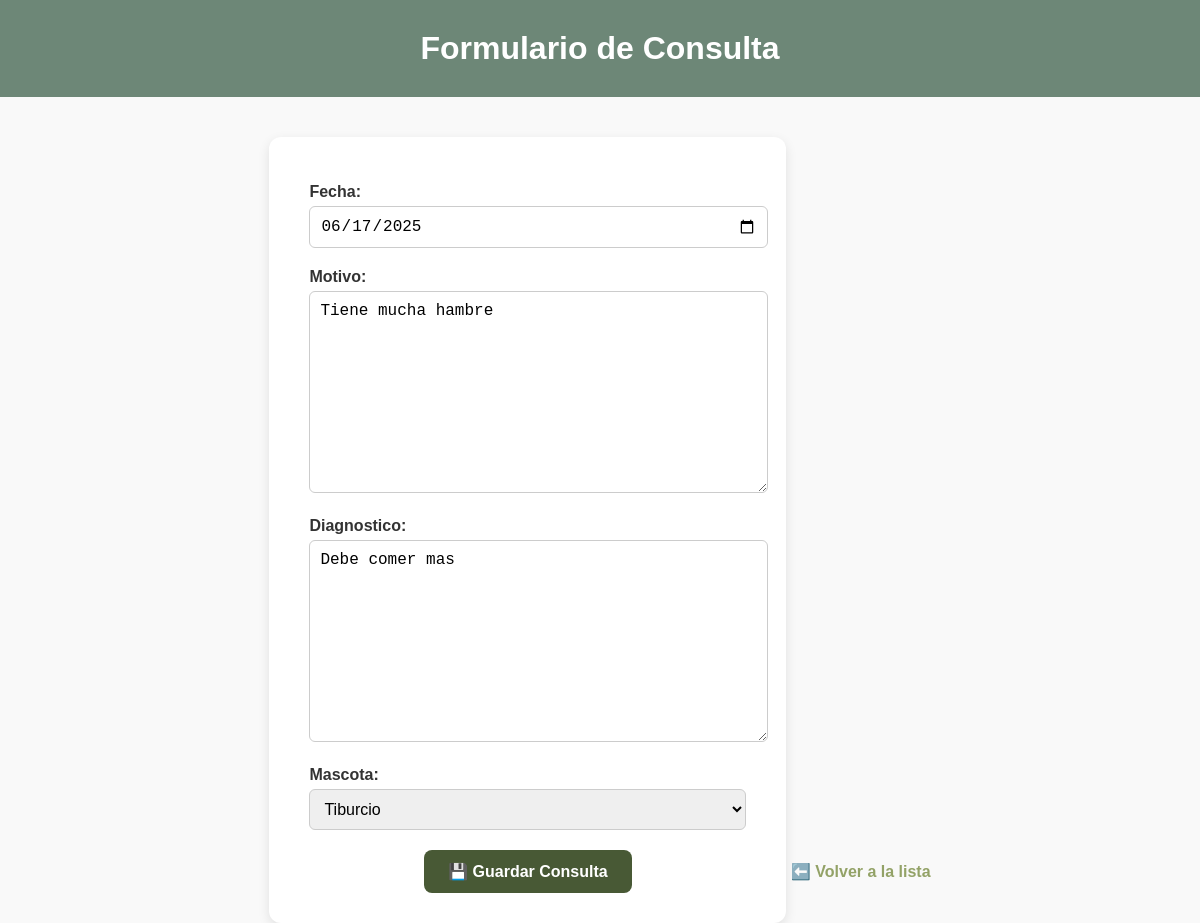
/consultas/editar/5/, run on the app's committed database.
### principal/models.py (models this page shows, shortened)
class Consulta(models.Model):
    fecha = models.DateField()
    motivo = models.TextField(blank=True)
    diagnostico = models.TextField(blank=True)
    mascota = models.ForeignKey(Mascota, on_delete=models.CASCADE, related_name='consultas')
    activo = models.BooleanField(default=True)

### principal/views.py (the view)
# urls.py: path('consultas/editar/<int:pk>/', views.editar_consulta, name='editar_consulta'),
def editar_consulta(request, pk):
    consulta = get_object_or_404(Consulta, pk=pk)
    if request.method == 'POST':
        form = ConsultaForm(request.POST, instance=consulta)
        if form.is_valid():
            form.save()
            return redirect('lista_consultas')
    else:
        form = ConsultaForm(instance=consulta)
    return render(request, 'principal/formulario_consulta.html', {'form': form})

### principal/forms.py
class ConsultaForm(forms.ModelForm):
    class Meta:
        model = Consulta
        fields = ['fecha', 'motivo', 'diagnostico', 'mascota']
        widgets = {
            'fecha': forms.DateInput(attrs={'type': 'date'}),
            'motivo': forms.Textarea(attrs={'placeholder': 'Motivo de la consulta'}),
            'diagnostico': forms.Textarea(attrs={'placeholder': 'Diagnóstico'}),
            'mascota': forms.Select(),
        }

### principal/models.py (called while the page is built)
    def __str__(self):
        return self.nombre_mascota

### principal/templates/principal/formulario_consulta.html (shortened to what this page needs)
{% load static %}
<!DOCTYPE html>
<html lang="es">
<head>
</head>
<body>
<header>
    <h1>Formulario de Consulta</h1>
</header>
<form method="post">
    {{ form.as_p }}
    <button type="submit" class="btn">💾 Guardar Consulta</button>
</form>
<a href="{% url 'lista_consultas' %}" class="volver">⬅️ Volver a la lista</a>
</body>
</html>

### principal/templates/principal/formulario_consulta.html (style rules this page uses)
body { font-family: Arial, sans-serif; background-color: #f9f9f9; margin: 0; padding: 0; text-align: center; }
header { background-color: #6D8777; color: white; padding: 30px 20px; }
h1 { margin: 0; }
form { background-color: white; padding: 30px 40px; border-radius: 12px; display: inline-block; margin-top: 40px; box-shadow: 0 4px 12px rgba(0,0,0,0.1); text-align: left; }
form p { margin-bottom: 20px; }
label { font-weight: bold; display: block; margin-bottom: 5px; color: #333; }
input, textarea, select { width: 100%; padding: 10px; border-radius: 6px; border: 1px solid #ccc; font-size: 16px; }
.btn { background-color: #485935; color: white; padding: 12px 24px; font-size: 16px; font-weight: bold; border: none; border-radius: 8px; cursor: pointer; transition: background-color 0.3s ease, transform 0.2s ease; display: block; margin: 20px auto 0 auto; }
.volver { display: inline-block; margin-top: 30px; text-decoration: none; color: #93A267; font-weight: bold; transition: color 0.2s ease; }

### data on the page
Consulta: fecha "06/17/2025", motivo "Tiene mucha hambre", diagnostico "Debe comer mas", mascota "Tiburcio"
